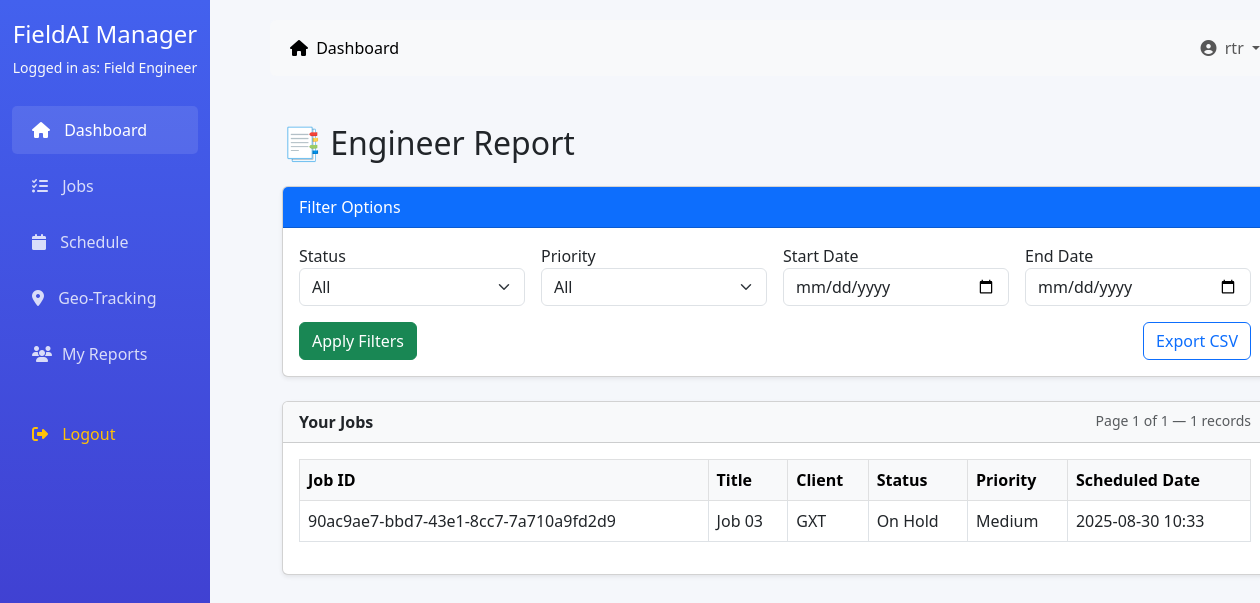
/dashboard/reports/engineer/ (signed in), run on the app's committed database.
### accounts/models.py (models this page shows, shortened)
class CustomUser(AbstractUser):
    ROLE_CHOICES = (
        ('admin', 'Admin'),
        ('manager', 'Project Manager'),
        ('engineer', 'Field Engineer'),
        ('client', 'Client'),
        ('accounts', 'Accounts Team'),
    )
    role = models.CharField(max_length=20, choices=ROLE_CHOICES, default='engineer')
    phone = models.CharField(max_length=15, blank=True)
    address = models.TextField(blank=True)
    profile_picture = models.ImageField(upload_to='profiles/', blank=True)
    created_at = models.DateTimeField(auto_now=True)
    updated_at = models.DateTimeField(auto_now=True)

class Job(models.Model):
    JOB_STATUS = (
        ('pending', 'Pending'),
        ('assigned', 'Assigned'),
        ('in_progress', 'In Progress'),
        ('completed', 'Completed'),
        ('cancelled', 'Cancelled'),
        ('on_hold', 'On Hold'),
    )
    PRIORITY_LEVEL = (
        ('low', 'Low'),
        ('medium', 'Medium'),
        ('high', 'High'),
        ('urgent', 'Urgent'),
    )
    job_id = models.CharField(max_length=20, unique=True, default=uuid.uuid4)
    title = models.CharField(max_length=200)
    description = models.TextField()
    service_type = models.ForeignKey(ServiceType, on_delete=models.PROTECT)
    client = models.ForeignKey(ClientCompany, on_delete=models.CASCADE)
    client_contact = models.ForeignKey(ClientContact, on_delete=models.SET_NULL, null=True, blank=True)
    assigned_engineer = models.ForeignKey(EngineerProfile, on_delete=models.SET_NULL, null=True, blank=True, related_name='assigned_jobs')
    priority = models.CharField(max_length=10, choices=PRIORITY_LEVEL, default='medium')
    status = models.CharField(max_length=20, choices=JOB_STATUS, default='pending')
    scheduled_date = models.DateTimeField()
    estimated_duration = models.DurationField()  # in minutes
    actual_start_time = models.DateTimeField(null=True, blank=True)
    actual_end_time = models.DateTimeField(null=True, blank=True)
    location = models.TextField()
    latitude = models.DecimalField(max_digits=9, decimal_places=6, null=True, blank=True)
    longitude = models.DecimalField(max_digits=9, decimal_places=6, null=True, blank=True)
    created_by = models.ForeignKey(CustomUser, on_delete=models.SET_NULL, null=True, related_name='created_jobs')
    created_at = models.DateTimeField(auto_now_add=True)
    updated_at = models.DateTimeField(auto_now=True)
    last_updated = models.DateTimeField(auto_now=True)
    updated_by = models.ForeignKey(CustomUser, on_delete=models.SET_NULL, null=True, blank=True, related_name='updated_jobs')

class ClientCompany(models.Model):   # or maybe named Client?
    name = models.CharField(max_length=255)
    contact_email = models.EmailField()
    contact_phone = models.CharField(max_length=20, blank=True, null=True)
    address = models.TextField(blank=True, null=True)
    industry = models.CharField(max_length=100, blank=True, null=True)
    website = models.URLField(blank=True, null=True)
    is_active = models.BooleanField(default=True)

### dashboard/views.py (the view, shortened to what this page needs)
# urls.py: path('reports/engineer/', views.engineer_report_view, name='engineer_report'),
@login_required
def engineer_report_view(request):
    user = request.user
    try:
        engineer_profile = user.engineerprofile
    except AttributeError:
        return render(request, "dashboard/no_access.html", {"message": "Only engineers can view this page."})
    qs = Job.objects.filter(assigned_engineer=engineer_profile)
    status = request.GET.get("status")
    priority = request.GET.get("priority")
    start_date = request.GET.get("start_date")
    end_date = request.GET.get("end_date")
    if status:
        qs = qs.filter(status=status)
    if priority:
        qs = qs.filter(priority=priority)
    if start_date:
        qs = qs.filter(scheduled_date__gte=start_date)
    if end_date:
        qs = qs.filter(scheduled_date__lte=end_date)
    paginator = Paginator(qs.order_by("-scheduled_date"), 10)
    page_number = request.GET.get("page")
    jobs_page = paginator.get_page(page_number)
    context = {
        "jobs_page": jobs_page,
    }
    return render(request, "dashboard/engineer_report.html", context)

### dashboard/templates/dashboard/engineer_report.html (shortened to what this page needs)
{% extends "dashboard/base.html" %}
{% block content %}
<div class="container-fluid py-4">
  <h2 class="mb-4">📑 Engineer Report</h2>
  <div class="card shadow-sm mb-4">
    <div class="card-header bg-primary text-white">Filter Options</div>
    <div class="card-body">
      <form method="get" class="row g-3">
        <div class="col-md-3">
          <label>Status</label>
          <select name="status" class="form-select">
            <option value="">All</option>
          </select>
        </div>
        <div class="col-md-3">
          <label>Priority</label>
          <select name="priority" class="form-select">
            <option value="">All</option>
          </select>
        </div>
        <div class="col-md-3">
          <label>Start Date</label>
          <input type="date" name="start_date" class="form-control">
        </div>
        <div class="col-md-3">
          <label>End Date</label>
          <input type="date" name="end_date" class="form-control">
        </div>
        <div class="col-12 mt-3 d-flex justify-content-between">
          <button type="submit" class="btn btn-success">Apply Filters</button>
          {% if request.GET %}
            <a class="btn btn-outline-primary" href="?{{ request.GET.urlencode }}&export=1">
              <i class="bi bi-download"></i> Export CSV
            </a>
          {% else %}
            <a class="btn btn-outline-primary" href="?export=1">
               Export CSV
            </a>
          {% endif %}
        </div>
      </form>
    </div>
  </div>
  <div class="card shadow-sm">
    <div class="card-header bg-light">
      <strong>Your Jobs</strong>
      <span class="text-muted small float-end">
        Page {{ jobs_page.number }} of {{ jobs_page.paginator.num_pages }} —
        {{ jobs_page.paginator.count }} records
      </span>
    </div>
    <div class="card-body table-responsive">
      <table class="table table-bordered table-hover align-middle">
        <thead class="table-light">
          <tr>
            <th>Job ID</th>
            <th>Title</th>
            <th>Client</th>
            <th>Status</th>
            <th>Priority</th>
            <th>Scheduled Date</th>
          </tr>
        </thead>
        <tbody>
          {% for job in jobs_page %}
            <tr>
              <td>{{ job.job_id }}</td>
              <td>{{ job.title }}</td>
              <td>{{ job.client.name }}</td>
              <td>{{ job.get_status_display }}</td>
              <td>{{ job.get_priority_display }}</td>
              <td>{{ job.scheduled_date|date:"Y-m-d H:i" }}</td>
            </tr>
          {% empty %}
            <tr>
              <td colspan="6" class="text-center text-muted">No jobs found</td>
            </tr>
          {% endfor %}
        </tbody>
      </table>
    </div>
  </div>
</div>
{% endblock %}

### dashboard/templates/dashboard/base.html (shortened to what this page needs)
<!DOCTYPE html>
<html lang="en">
<head>
    <link href="https://cdn.jsdelivr.net/npm/bootstrap@5.3.0/dist/css/bootstrap.min.css" rel="stylesheet">
    <link rel="stylesheet" href="https://cdnjs.cloudflare.com/ajax/libs/font-awesome/6.4.0/css/all.min.css">
</head>
<body>
    <div class="container-fluid">
        <div class="row">
            <div class="col-md-2 sidebar d-none d-md-block">
                <div class="text-center mb-4">
                    <h4>FieldAI Manager</h4>
                    <p class="text-light small">Logged in as: {{ user.get_role_display }}</p>
                </div>
                <ul class="nav flex-column">
                    <li class="nav-item">
                        <a class="nav-link active" href="{% if user.role == 'admin' %}{% url 'dashboard:admin_dashboard' %}{% elif user.role == 'manager' %}{% url 'dashboard:manager_dashboard' %}{% elif user.role == 'engineer' %}{% url 'dashboard:engineer_dashboard' %}{% elif user.role == 'client' %}{% url 'dashboard:client_dashboard' %}{% elif user.role == 'accounts' %}{% url 'dashboard:accounts_dashboard' %}{% else %}#{% endif %}">
                            <i class="fas fa-home"></i> Dashboard
                        </a>
                    </li>
                    <li class="nav-item">
                        <a class="nav-link" href="{% if user.role == 'manager' %}{% url 'dashboard:manager_jobs' %}{% elif user.role == 'engineer' %}{% url 'dashboard:engineer_jobs' %}{% else %}#{% endif %}">
                            <i class="fas fa-tasks"></i> Jobs
                        </a>
                    </li>
                    <li class="nav-item">
                        <a class="nav-link" href="#">
                            <i class="fas fa-calendar"></i> Schedule
                        </a>
                    </li>
                    <li class="nav-item">
                        <a class="nav-link" href="#">
                            <i class="fas fa-map-marker-alt"></i> Geo-Tracking
                        </a>
                    </li>
                    {% if request.user.is_authenticated and request.user.role == 'engineer' %}
                     <li class="nav-item"><a class="nav-link" href="{% url 'dashboard:engineer_report' %}"><i class="fas fa-users"></i>My Reports</a></li>
                 {% endif %}
                    <li class="nav-item mt-4">
                        <a class="nav-link text-warning" href="{% url 'accounts:logout' %}">
                            <i class="fas fa-sign-out-alt"></i> Logout
                        </a>
                    </li>
                </ul>
            </div>
            <div class="col-md-10 main-content">
                <nav class="navbar navbar-expand-lg navbar-light bg-light mb-4 rounded">
                    <div class="container-fluid">
                        <div class="collapse navbar-collapse" id="navbarNav">
                            <ul class="navbar-nav me-auto">
                                <li class="nav-item">
                                    <a class="nav-link active" href="{% if user.role == 'admin' %}{% url 'dashboard:admin_dashboard' %}{% elif user.role == 'manager' %}{% url 'dashboard:manager_dashboard' %}{% elif user.role == 'engineer' %}{% url 'dashboard:engineer_dashboard' %}{% elif user.role == 'client' %}{% url 'dashboard:client_dashboard' %}{% elif user.role == 'accounts' %}{% url 'dashboard:accounts_dashboard' %}{% else %}#{% endif %}">
                                        <i class="fas fa-home me-1"></i> Dashboard
                                    </a>
                                </li>
                            </ul>
                            <ul class="navbar-nav">
                                <li class="nav-item dropdown">
                                    <a class="nav-link dropdown-toggle" href="#" id="navbarDropdown" role="button" data-bs-toggle="dropdown">
                                        <i class="fas fa-user-circle me-1"></i> {{ user.username }}
                                    </a>
                                </li>
                            </ul>
                        </div>
                    </div>
                </nav>
                {% block content %}
                {% endblock %}
            </div>
        </div>
    </div>
</body>
</html>

### dashboard/templates/dashboard/base.html (style rules this page uses)
:root { --primary: #4361ee; --secondary: #3f37c9; --success: #4cc9f0; --info: #4895ef; --warning: #f72585; --danger: #e63946; --light: #f8f9fa; --dark: #212529; }
body { font-family: 'Segoe UI', Tahoma, Geneva, Verdana, sans-serif; background-color: #f5f7fb; }
.sidebar { background: linear-gradient(to bottom, var(--primary), var(--secondary)); color: white; height: 100vh; position: fixed; padding-top: 20px; }
.sidebar .nav-link { color: rgba(255, 255, 255, 0.8); padding: 12px 20px; margin: 4px 0; border-radius: 5px; }
.sidebar .nav-link:hover, .sidebar .nav-link.active { background-color: rgba(255, 255, 255, 0.1); color: white; }
.sidebar .nav-link i { margin-right: 10px; }
.main-content { margin-left: 250px; padding: 20px; }

### data on the page
CustomUser: role "Field Engineer", username "rtr"
Job: job_id "90ac9ae7-bbd7-43e1-8cc7-7a710a9fd2d9", title "Job 03", client.name "GXT", status "On Hold", priority "Medium", scheduled_date "2025-08-30 10:33"

### other printed values
{{ jobs_page.number }} "1"
{{ jobs_page.paginator.num_pages }} "1"
{{ jobs_page.paginator.count }} "1"
